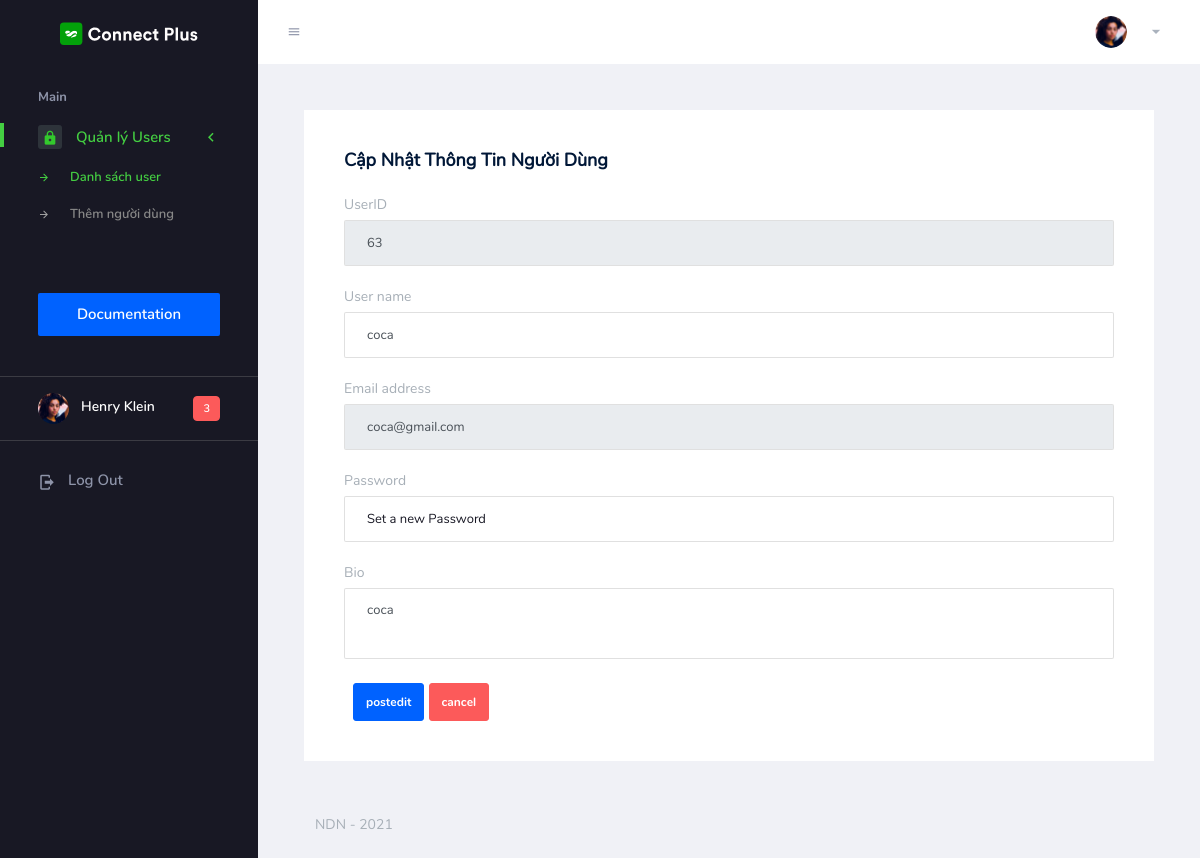
The app's page /admin/controller/UserController.php?action=getedit&id=63 with its own data.
### tables this page shows
CREATE TABLE `user` (
  `ID` int(11) NOT NULL,
  `username` varchar(45) DEFAULT NULL,
  `email` varchar(45) DEFAULT NULL,
  `userpassword` varchar(45) DEFAULT NULL,
  `bio` varchar(45) DEFAULT NULL,
  `userstatus` tinyint(1) DEFAULT NULL,
  `create_at` datetime DEFAULT current_timestamp()
);

### admin/controller/BaseController.php (called while the page is built, shortened)
<?php
class BaseController {
    public function view($view, $data = []) {
        require_once "../view/" .$view . ".php";
    }
}

### admin/utils/MySQLUtil.php (called while the page is built, shortened)
<?php
class MySQLUtil {
    private $servername;
    private $username;
    private $password;
    private $dbname;
    private static $conn;
    public function __construct() {
        $this->servername = "localhost";
        $this->username = "root";
        $this->password = "";
        $this->dbname = "organicstore";
            return self::$conn;
    }
    public function __destruct() {
        $this->servername = "";
        $this->username = "";
        $this->password = "";
        $this->dbname = "";
        self::$conn = NULL;
    }
    public function connectDB() {
        try {
            self::$conn = new PDO("mysql:host=$this->servername;dbname=$this->dbname", $this->username, $this->password);
            self::$conn->setAttribute(PDO::ATTR_ERRMODE, PDO::ERRMODE_EXCEPTION);
            return self::$conn;
        } catch (PDOException $e) {
            echo "Connection failed: " . $e->getMessage();
        }
    }
    public function disconnectDB() {
        self::$conn = NULL;
    }
    public function getData($query, $para = array()) {
        $stmt = self::$conn->prepare($query);
        $stmt->execute($para);
        return $stmt->fetch(PDO::FETCH_ASSOC);
    }
}

### admin/model/UserModel.php (called while the page is built, shortened)
<?php
include_once '../utils/MySQLUtil.php';
class UserModel {
    private $userID;
    public function __construct($usrname, $usremail, $usrpassword, $usrbio, $usrid) {
        $this->userID= $usrid;
    }
    public function getUserID() {
        return $this->userID;
    }
    public function getUserByID() {
        $myDB = new MySQLUtil();
        $query = "SELECT ID, username, email, userpassword, bio FROM user WHERE ID=:ID";
        $para = array(":ID" => $this->getUserID());
        $data = $myDB->getData($query, $para);
        return $data;
    }
}

### admin/view/usereditpage.php (the view, shortened to what this page needs)
<!DOCTYPE html>
<html lang="en">
    <head>
        <?php
        include '../view/layout/head.php';
        ?>
    </head>
    <body>
        <div class="container-scroller">
            <?php
            include '../view/layout/menutop.php';
            ?>
            <div class="container-fluid page-body-wrapper">
                <?php
                include '../view/layout/menuleft.php';
                ?>
                <div class="main-panel">
                    <div class="content-wrapper">
                        <div class="row">
                            <div class="col-lg-12 grid-margin stretch-card">
                                <div class="card">
                                    <div class="card-body">
                                        <h4 class="card-title">Cập nhật thông tin người dùng</h4>
                                        <form  class="forms-sample" action="../controller/UserController.php" method="POST">
                                           <div class="form-group">
                                                <label for="exampleInputUserName1">UserID</label>
                                                <input type="text" readonly value="<?php echo $data["user_info"]["ID"]; ?>" class="form-control p-input" id="txt_userid" name="txt_userid" placeholder="UserID">
                                            </div>
                                            <div class="form-group">
                                                <label for="exampleInputUserName1">User name</label>
                                                <input type="text" value="<?php echo $data["user_info"]["username"]; ?>" class="form-control p-input" id="txt_username" name="txt_username" placeholder="UserName">
                                            </div>
                                            <div class="form-group">
                                                <label for="exampleInputEmail1">Email address</label>
                                                <input type="email"  disabled value="<?php echo $data["user_info"]["email"]; ?>" class="form-control p-input" id="txt_email" name="txt_email" aria-describedby="emailHelp" placeholder="Enter email">
                                            </div>
                                            <div class="form-group">
                                                <label for="exampleInputPassword1">Password</label>
                                                <input type="password" class="form-control p-input" id="txt_password" name="txt_password" placeholder="Set a new Password">
                                            </div>
                                            <div class="form-group">
                                                <label for="exampleTextarea">Bio</label>
                                                <textarea class="form-control p-input" id="txt_bio" name="txt_bio" rows="3"><?php echo $data["user_info"]["bio"]; ?></textarea>
                                            </div>
                                            <div class="col-12">
                                                <input type="submit" name="user_action" class="btn btn-primary" value="postedit">
                                                <input type="reset" name="btn_cancel" class="btn btn-danger" value="cancel">
                                            </div>
                                        </form>
                                    </div>
                                </div>
                            </div>
                        </div>
                    </div>
                    <?php
                    include '../view/layout/footer.php';
                    ?>
                </div>
            </div>
        </div>
    </body>
</html>

### records on screen
user: txt_userid "63", txt_username "coca", txt_email "coca@gmail.com", txt_bio "coca"
